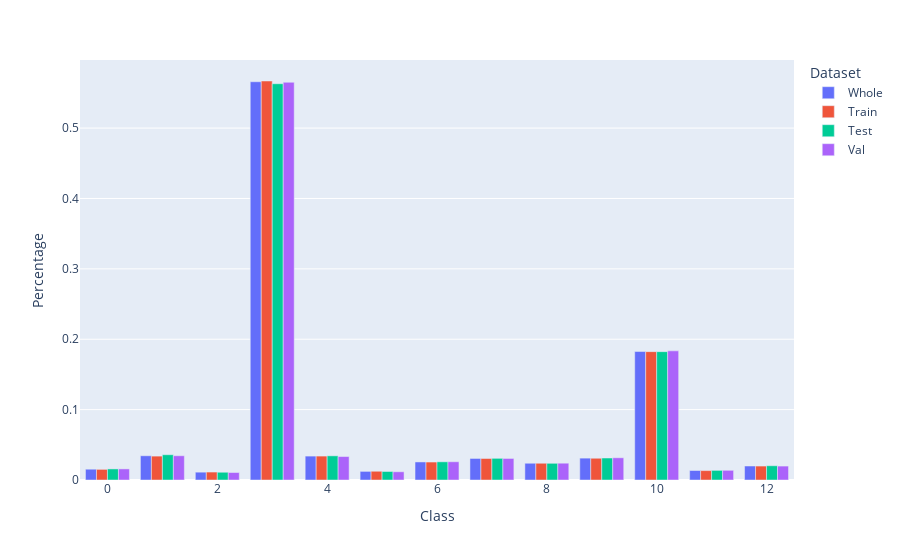

The notebook cell this image was saved under:
### Code cell
# check if the split is stratified
# make the 4 plots side by side
plt.figure(figsize=(24,6))
plt.subplot(1,4,1)
plt.title("Whole dataset")
targets = np.array(dataset.dataset.targets)
unique, counts = np.unique(targets, return_counts=True)
plt.bar(unique, counts/len(dataset))
plt.subplot(1,4,2)
plt.title("Train dataset")
train_targets = np.array(train_subset.dataset.dataset.targets)[train_subset.indices]
train_unique, train_counts =  np.unique(train_targets, return_counts=True)
plt.bar(train_unique, train_counts/len(train_subset))
plt.subplot(1,4,3)
plt.title("Test dataset")
test_targets = np.array(test_subset.dataset.dataset.targets)[test_subset.indices]
test_unique, test_counts =  np.unique(test_targets, return_counts=True)
plt.bar(test_unique, test_counts/len(test_subset))
plt.subplot(1,4,4)
plt.title("Val dataset")
val_targets = np.array(val_subset.dataset.dataset.targets)[val_subset.indices]
val_unique, val_counts =  np.unique(val_targets, return_counts=True)
plt.bar(val_unique, val_counts/len(val_subset))
plt.show()

# combine in the same plot using plotly express
df = pd.DataFrame({
    "Dataset": ["Whole"]*len(unique) + ["Train"]*len(train_unique) + ["Test"]*len(test_unique) + ["Val"]*len(val_unique),
    "Class": np.concatenate([unique, train_unique, test_unique, val_unique]),
    "Percentage": np.concatenate([counts/len(dataset), train_counts/len(train_subset), test_counts/len(test_subset), val_counts/len(val_subset)])
})

fig = px.bar(df, x="Class", y="Percentage", color="Dataset", barmode="group")
fig.show()

### Figure 1 — Plotly figure (JSON) as saved in the notebook; plotly's stock layout.template omitted (floating-point values rounded to 4 significant figures)
{"data": [{"alignmentgroup": "True", "hovertemplate": "Dataset=Whole<br>Class=%{x}<br>Percentage=%{y}<extra></extra>", "legendgroup": "Whole", "marker": {"color": "#636efa", "pattern": {"shape": ""}}, "name": "Whole", "offsetgroup": "Whole", "orientation": "v", "showlegend": true, "textposition": "auto", "type": "bar", "x": [0, 1, 2, 3, 4, 5, 6, 7, 8, 9, 10, 11, 12], "xaxis": "x", "y": [0.01534, 0.03442, 0.01113, 0.5659, 0.03395, 0.01224, 0.02565, 0.03062, 0.0238, 0.03108, 0.1826, 0.01349, 0.01989], "yaxis": "y"}, {"alignmentgroup": "True", "hovertemplate": "Dataset=Train<br>Class=%{x}<br>Percentage=%{y}<extra></extra>", "legendgroup": "Train", "marker": {"color": "#EF553B", "pattern": {"shape": ""}}, "name": "Train", "offsetgroup": "Train", "orientation": "v", "showlegend": true, "textposition": "auto", "type": "bar", "x": [0, 1, 2, 3, 4, 5, 6, 7, 8, 9, 10, 11, 12], "xaxis": "x", "y": [0.01511, 0.03395, 0.0113, 0.5669, 0.03398, 0.01242, 0.02551, 0.03057, 0.0238, 0.0309, 0.1824, 0.01335, 0.0198], "yaxis": "y"}, {"alignmentgroup": "True", "hovertemplate": "Dataset=Test<br>Class=%{x}<br>Percentage=%{y}<extra></extra>", "legendgroup": "Test", "marker": {"color": "#00cc96", "pattern": {"shape": ""}}, "name": "Test", "offsetgroup": "Test", "orientation": "v", "showlegend": true, "textposition": "auto", "type": "bar", "x": [0, 1, 2, 3, 4, 5, 6, 7, 8, 9, 10, 11, 12], "xaxis": "x", "y": [0.01572, 0.0359, 0.01101, 0.563, 0.03435, 0.01209, 0.02584, 0.03078, 0.02373, 0.03123, 0.1824, 0.0137, 0.02025], "yaxis": "y"}, {"alignmentgroup": "True", "hovertemplate": "Dataset=Val<br>Class=%{x}<br>Percentage=%{y}<extra></extra>", "legendgroup": "Val", "marker": {"color": "#ab63fa", "pattern": {"shape": ""}}, "name": "Val", "offsetgroup": "Val", "orientation": "v", "showlegend": true, "textposition": "auto", "type": "bar", "x": [0, 1, 2, 3, 4, 5, 6, 7, 8, 9, 10, 11, 12], "xaxis": "x", "y": [0.01577, 0.03445, 0.01062, 0.5651, 0.03334, 0.01168, 0.02593, 0.03062, 0.02387, 0.03157, 0.1835, 0.01378, 0.0198], "yaxis": "y"}], "layout": {"barmode": "group", "legend": {"title": {"text": "Dataset"}, "tracegroupgap": 0}, "margin": {"t": 60}, "xaxis": {"anchor": "y", "domain": [0, 1], "title": {"text": "Class"}}, "yaxis": {"anchor": "x", "domain": [0, 1], "title": {"text": "Percentage"}}}}
